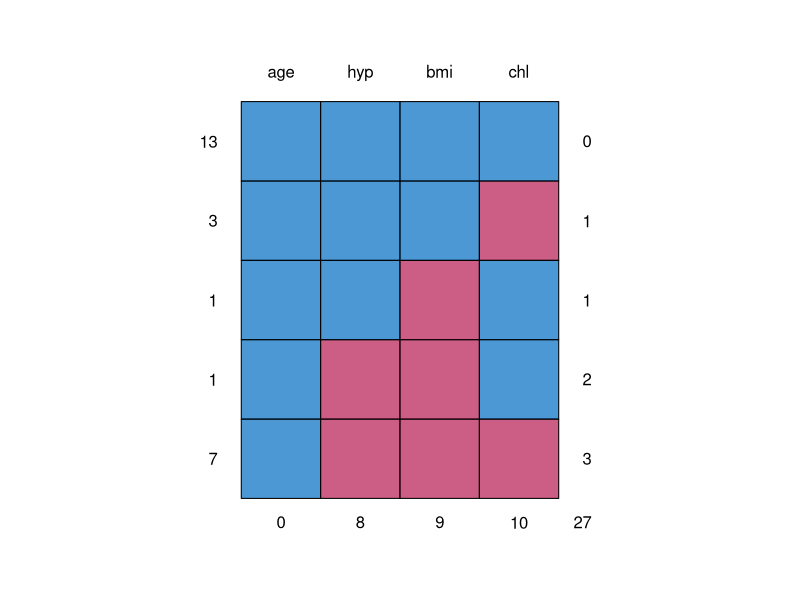
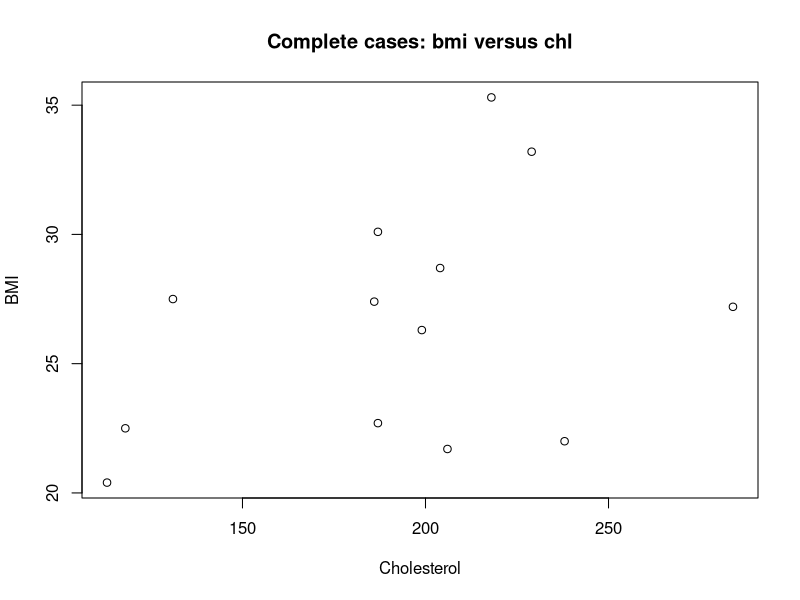
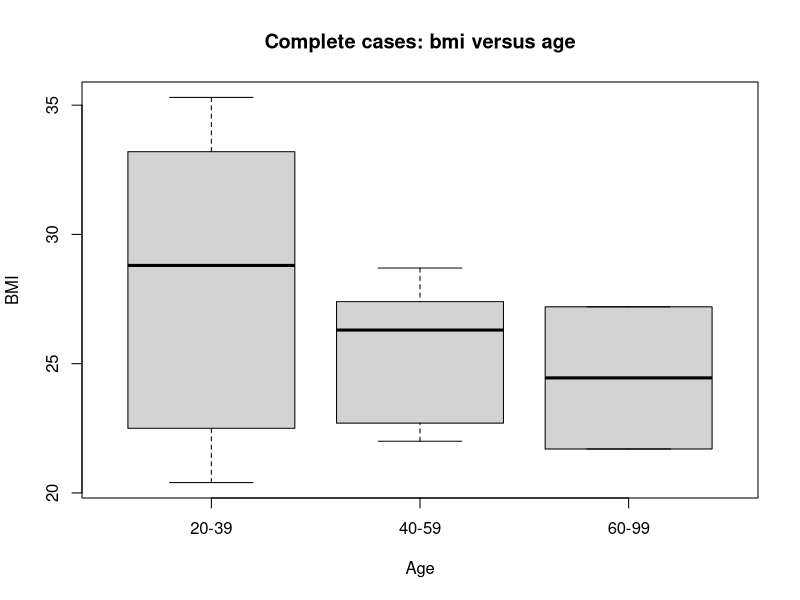
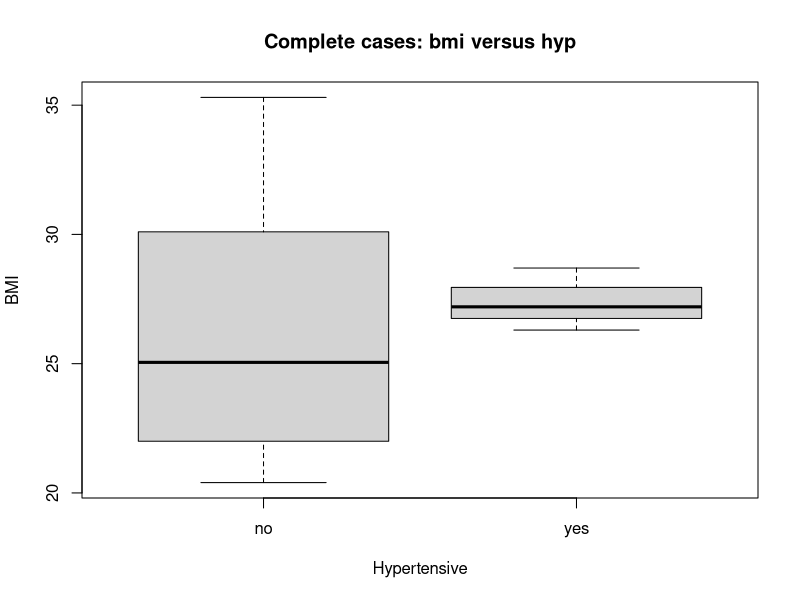
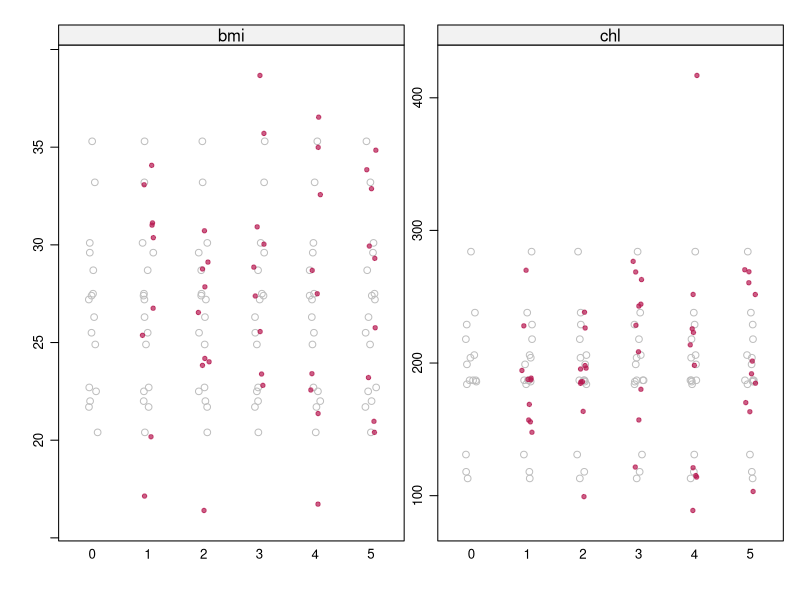
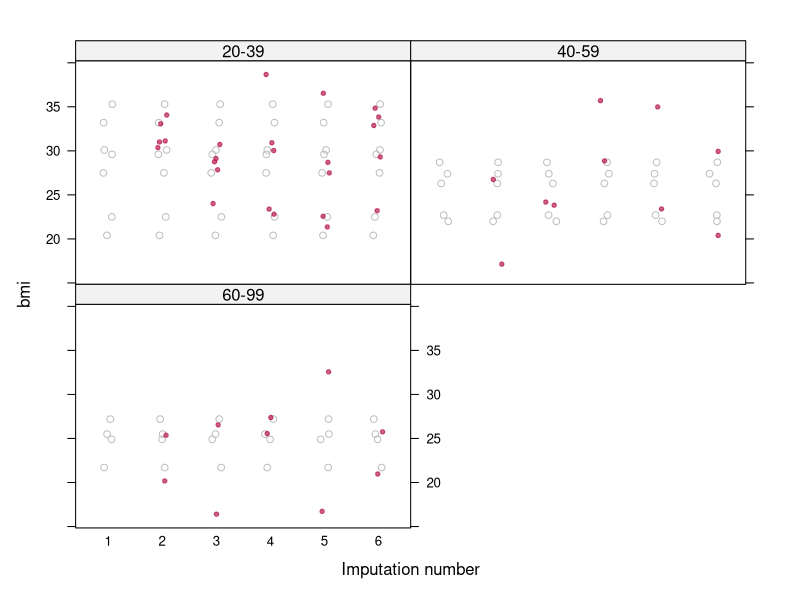
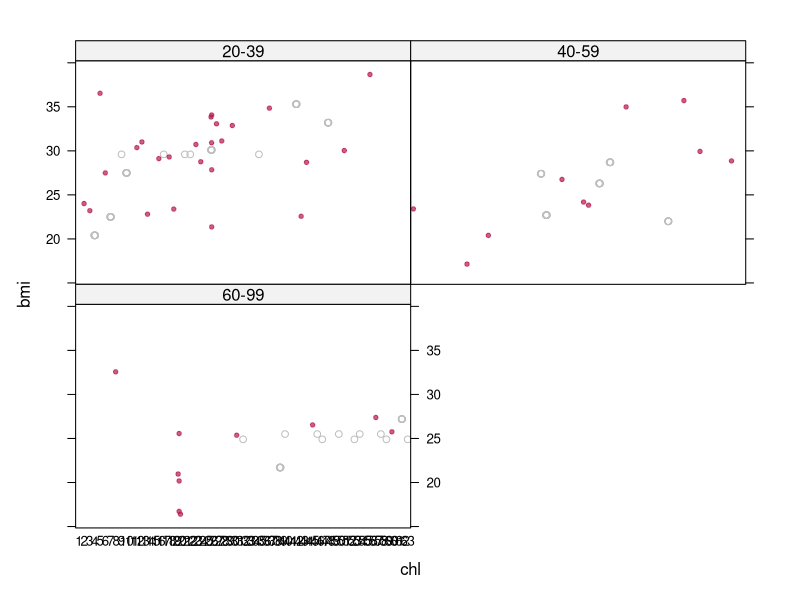
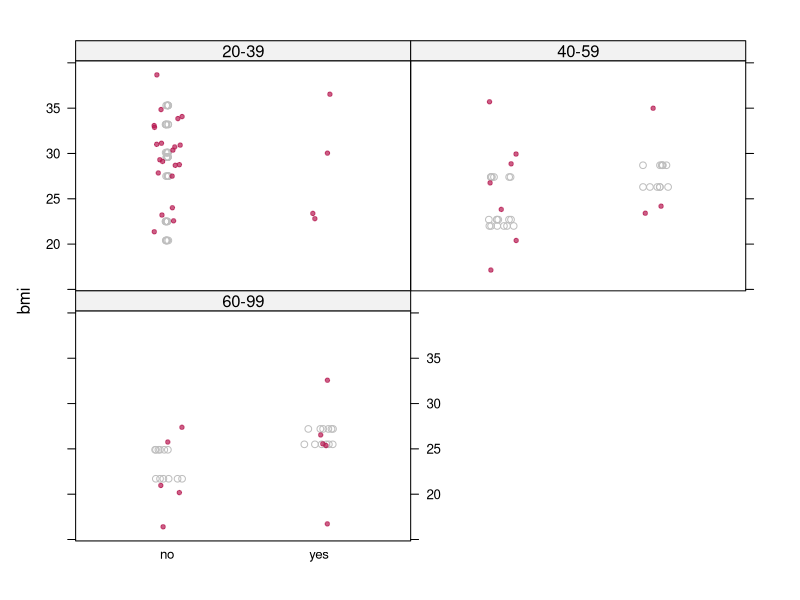

Write R code to recreate these figures, in order.
### Multiple imputation of missing data with mice

## This script shows R commands for handling missing data using the mice package

#if you have not already, install the mice package with the following command (remove #)
install.packages("mice")

#once you have mice installed, load it into memory using the command
library(mice)

#we illustrate the package with a simple data set from the mice package:
data(nhanes2)

dim(nhanes2)
summary(nhanes2)

#note that the age and hyp variables are already defined as factor variables in this dataset
#if you have a dataset with categorical variables without this pre-definition, you should make the variables factors before doing mice.
#for example, to make a variable called "var1" into a factor in some dataset called "thedata", type thedata$var1 = as.factor(thedata$var1)

#the "NA" values represent missing data

#let's look at the missing data pattern
md.pattern(nhanes2)

#let's look at some exploratory data analyses based on the complete cases
#first make the complete cases
ccnhanes2data = cc(nhanes2)
ccnhanes2data

#note that there are only 3 cases with hypertension = yes.  
#relationships will be hard to model accurately do to small sample size....
#we will use these data for illustration of the MI procedures. really we need more data to say anything meaningful about relationships among these variables.

plot(ccnhanes2data$bmi, x=ccnhanes2data$chl, xlab = "Cholesterol", ylab = "BMI", main = "Complete cases: bmi versus chl")
boxplot(ccnhanes2data$bmi ~ ccnhanes2data$age, xlab = "Age", ylab = "BMI", main = "Complete cases: bmi versus age")
boxplot(ccnhanes2data$bmi ~ ccnhanes2data$hyp, xlab = "Hypertensive", ylab = "BMI", main = "Complete cases: bmi versus hyp")

#let's create 5 multiple imputations for the missing values
#we will use normal linear regressions for continuous variables, logistic regressions for binary variables, 
#multinomial regressions for unordered categorical variables, and proportional odds models for ordered categorical variables.
#we have not discussed the last two models in this class, but they are popular models for these kinds of data.

nhanes2MI5 = mice(nhanes2, m=5, defaultMethod = c("norm", "logreg", "polyreg", "polr"))

#look at the first couple of completed datasets
d1 = complete(nhanes2MI5, 1)
d1

d2 = complete(nhanes2MI5, 2)
d2

# some imputation diagnostics
# plot imputed and observed continuous variables

stripplot(nhanes2MI5, col=c("grey",mdc(2)),pch=c(1,20))

#grey dots are observed values and red dots are imputed values
#no evidence of problematic imputations for these variables

#if you just want to see one continuous variable, say bmi, use
#stripplot(nhanes2MI5, bmi~.imp, col=c("grey",mdc(2)),pch=c(1,20))

#also can do plots by values of categorical variable, say bmi by age grouping

stripplot(nhanes2MI5, bmi~.imp|age, col=c("grey",mdc(2)),pch=c(1,20))

#also can plot all the imputations in one plot to see relationships   stripplot(nhanes2MI5, bmi~chl|age, col=c("grey",mdc(2)),pch=c(1,20))

#scatter plots of bmi and chl by age
stripplot(nhanes2MI5, bmi~chl|age, col=c("grey",mdc(2)),pch=c(1,20))

#dot plots of bmi by hyp by age 
stripplot(nhanes2MI5, bmi~hyp|age, col=c("grey",mdc(2)),pch=c(1,20))

#no obvious problems with the imputations from these plots
#also can try posterior predictive checks. let's append the data and make replicates

nhanes2ppcheck = rbind(nhanes2, nhanes2)

#check to make sure we've done what we intended
nhanes2ppcheck

#now blank every value in 3 variables with missing values
nhanes2ppcheck[26:50, 2:4] = NA
nhanes2ppcheck

#run the MI software on the completed data
nhanes2MI5ppcheck = mice(nhanes2ppcheck, m=5, defaultMethod = c("norm", "logreg", "polyreg", "polr"))

#get the completed datasets -- in the interest of time look at first two datasets
d1ppcheck = complete(nhanes2MI5ppcheck, 1)
d2ppcheck = complete(nhanes2MI5ppcheck, 2)

#let's graph histograms of bmi for each of the datasets
par(mfcol=c(2,1))
hist(d1ppcheck$bmi[1:25], xlab = "BMI", main = "BMI completed data")
hist(d1ppcheck$bmi[26:50], xlab = "BMI", main = "BMI replicated data")

hist(d2ppcheck$bmi[1:25], xlab = "BMI", main = "BMI completed data")
hist(d2ppcheck$bmi[26:50], xlab = "BMI", main = "BMI replicated data")

#also can use scatter plots to check relationship between variables

plot(d2ppcheck$bmi[1:25]~d2ppcheck$chl[1:25], ylab = "BMI", xlab = "Cholesterol", main = "BMI vs Chl completed data")
plot(d2ppcheck$bmi[26:50]~d2ppcheck$chl[26:50], ylab = "BMI", xlab = "Cholesterol", main = "BMI vs Chl replicated data")

#looks pretty similar!  no evidence that imputation models are poorly specified for what we want to do 

## now to estimate a regression using the completed datasets
#to do model specification, i.e., transformations, either look at the complete cases or use one of the completed datasets.
#for example, to use the first dataset d1 in a regression of bmi on age, hyp and chl, use

bmiregd1 = lm(bmi~age+hyp+chl, data = d1)

#to check residuals, you can examine the fit of the model in one or more completed datasets
#any transformations will have to apply to all the datasets, so don't be too dataset-specific in your checks.

plot(bmiregd1$residual, x = d1$chl, xlab = "Cholesterol", ylab = "Residual")
abline(0,0)
boxplot(bmiregd1$residual ~ d1$age, xlab = "Age", ylab = "Residual")
boxplot(bmiregd1$residual ~ d1$hyp, xlab = "Hypertension", ylab = "Residual")

#pretty reasonable residual plots.
#good idea to repeat for more than one completed dataset.
#if you decide transformations are needed, you might reconsider the imputation models too and fit them with transformed values.

#if you want to do multiple imputation inferences on all m=5 data sets, use the with command.
#example:  fit a linear regression of bmi on age + hyp + chl

bmiregMI5 = with(data=nhanes2MI5, lm(bmi~age+hyp+chl))
summary(bmiregMI5)

#to get the multiple imputation inferences based on the Rubin (1987) combining rules -- see the slides -- use the pool command
bmireg = pool(bmiregMI5)
summary(bmireg)

#if you want to do a nested F test (well, technically a test that is asymptotically equivalent to a nested F test), then use pool.compare 
#suppose we want to see if age is a useful predictor.  have to redo the with-age regression to have age as the last predictor

bmiregMI5 = with(data=nhanes2MI5, lm(bmi~hyp+chl+age))
bmiregMI5noage = with(data=nhanes2MI5, lm(bmi~hyp+chl))
pool.compare(bmiregMI5, bmiregMI5noage)

#you also can fit logistic regressions.  For example to predict hypertension from all the other variables, use
hyplogregMI5 = with(data=nhanes2MI5, glm(hyp~bmi+chl+age, family = binomial))
hyplogreg = pool(hyplogregMI5)
summary(hyplogreg)

#this turns out to be problematic because we have some logistic regressions with perfect predictions.  
#We do not have enough data to do a meaningful logistic regression here, unless we drop age as a predictor.  But the command structure is fine. 


